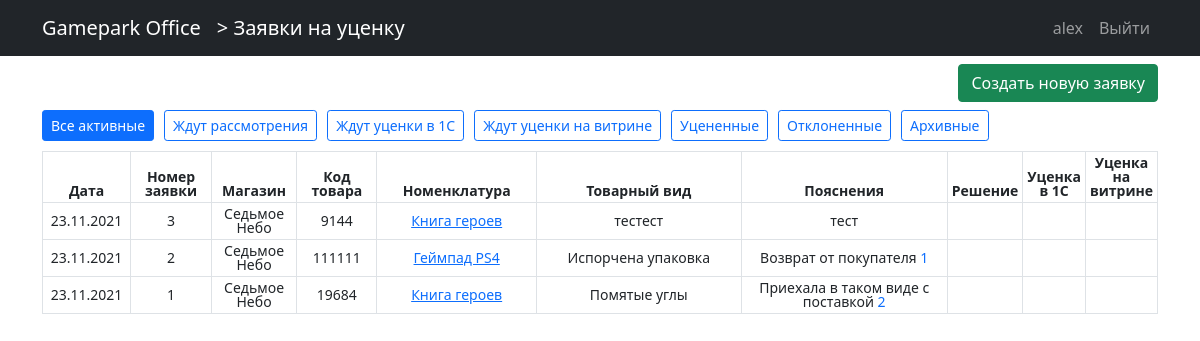
Page /zayavki/all/ (signed in) on the committed database.
### users/models.py (models this page shows)
class User(AbstractUser):
    email = models.EmailField(blank=True)
    role = models.ForeignKey(Roles, on_delete=models.PROTECT, null=True, default=None)
    shop = models.ForeignKey(Shops, on_delete=models.PROTECT, null=True, default=None, blank=True)

class Shops(models.Model):
    nameshop = models.CharField(max_length=30)
    class Meta:
        verbose_name_plural = "Магазины"
        verbose_name = "Магазин"
    def __str__(self):
        return self.nameshop

### zayavki/models.py (models this page shows, shortened)
class Zayavka(models.Model):
    user = models.ForeignKey(User, default=None, null=True, on_delete=models.PROTECT)
    data = models.DateField(auto_now_add=True)
    category = models.ForeignKey(Category, on_delete=models.PROTECT)
    code = models.CharField(max_length=10)
    name = models.CharField(max_length=100)
    description = models.TextField()
    clarification = models.TextField()
    foto1 = models.ImageField(upload_to="zayavki/foto", blank=True)
    foto2 = models.ImageField(upload_to="zayavki/foto", blank=True)
    status1 = models.BooleanField(default=False)  # одобрено
    status2 = models.BooleanField(default=False)  # отклонено
    status3 = models.BooleanField(default=False)  # уценено
    status4 = models.BooleanField(default=False)  # ценник сменен
    status5 = models.BooleanField(default=False)  # в архиве
    status6 = models.BooleanField(default=False)    # остальные поля - резервные
    clarification_of_manager = models.CharField(max_length=150, blank=True)
    class Meta:
        verbose_name_plural = "Заявки"
        verbose_name = "Заявка"
    def __str__(self) -> str:
        return self.name
    def get_count_comments(self):
        return Comments.objects.filter(object_id=self.id).count()

### zayavki/views.py (the view)
# urls.py: path("", ZayavkaFilterList.as_view(), name="zayavki_list"),
class ZayavkaFilterList(LoginRequiredMixin, ListView):
    model = Zayavka
    paginate_by = KOL_RECORDS_ON_PAGE
    template_name = "zayavki/zayavka_list.html"
    context_object_name = "zayavki"
    def get_context_data(self, **kwargs):
        context = super().get_context_data(**kwargs)
        context["title"] = "Заявки на уценку"
        context["name_page"] = "Заявки на уценку"
        context['filters'] = DICT_OF_FILTERS
        context['cur_filter'] = self.get_post_filter()
        return context
    def get_default_filter(self):
        if self.request.user.role.namerole == "Магазин":
            return DICT_OF_FILTERS["Ждут уценки на витрине"]
        elif self.request.user.role.namerole[:3] == "Мен":
            return DICT_OF_FILTERS["Ждут рассмотрения"]
        else:
            return DICT_OF_FILTERS["Все активные"]
    def get_post_filter(self):
        return self.kwargs.get('filter', self.get_default_filter())
    def get_queryset(self):
        return get_data_from_model_Zayavka(self.get_post_filter(), self.request.user)

### zayavki/templates/zayavki/zayavka_list.html (shortened to what this page needs)
{% extends 'main_page/base.html' %}
{% load  static %}
{% block css %}
    <link href= {% static 'styles.css' %} rel="stylesheet">
{% endblock css %}
{% block name_app %}
    <a class="navbar-brand flex-grow-1" href="{% url 'zayavki:zayavki_list' %}"> > Заявки на уценку</a>
{% endblock name_app %}
{% block content %}
    <div >
        <div class="row justify-content-end">
            <div class="col my-2 text-end">
                <a class="btn btn-success text-nowrap" href="{% url 'zayavki:zayavka-create' %}">Создать новую заявку</a>
            </div>
        </div>
        <div class="select_filter">
            {% for name_filter, param_filter in filters.items %}
                <div>
                    {% if cur_filter != param_filter  %}
                        <a class="btn btn-outline-primary btn-sm text-nowrap" href="{% url 'zayavki:zayavki_filter_list' param_filter%}" role="button">{{ name_filter }}</a>
                    {% else %}
                        <a class="btn btn-primary btn-sm text-nowrap" href="{% url 'zayavki:zayavki_filter_list' param_filter%}" role="button">{{ name_filter }}</a>
                    {% endif %}
                </div>
            {% endfor %}
        </div>
        <div class="table-responsive">
        <table class="table table-hover table-bordered table-sm my_table  ">
            <thead>
                <tr class="">
                    <th class="col-1">Дата</th>
                    <th class="col-1">Номер заявки</th>
                    <th class="col-1">Магазин</th>
                    <th class="col-1">Код товара</th>
                    <th class="col-2" >Номенклатура</th>
                    <th class="col-3">Товарный вид</th>
                    <th class="col-3">Пояснения</th>
                    <th class="col">Решение</th>
                    <th class="col">Уценка в 1С</th>
                    <th class="col">Уценка на витрине</th>
                </tr>
            </thead>
            <tbody>
            {%for zayavka in zayavki%}
                <tr>
                    <td>{{zayavka.data|date:"d.m.Y"}}</td>
                    <td>{{zayavka.id}}</td>
                    <td>{{zayavka.user.shop}}</td>
                    <td>{{zayavka.code}}</td>
                    <td>
                        <a href="{% url 'zayavki:zayavka-detail' zayavka.id%}"> {{zayavka}} </a>
                    </td>
                    <td>{{zayavka.description}}
                    </td>
                    <td>{{zayavka.clarification}}
                        {% if zayavka.get_count_comments > 0 %}
                        <a href="{% url 'zayavki:zayavka-detail' zayavka.id %}" class="text-decoration-none">
                            {{ zayavka.get_count_comments }}
                        </a>
                        {% endif %}
                    </td>
                    <td>
                    </td>
                    <td>
                    </td>
                    <td>
                    </td>
                </tr>
            {%endfor%}
        </tbody>
        </table>
        </div>
    </div>
{% endblock content %}

### main_page/templates/main_page/base.html (shortened to what this page needs)
{% load static %}
<!DOCTYPE html>
<html lang="en">
<head>
    <link href= {% static 'bootstrap-5/css/bootstrap.min.css' %}  rel="stylesheet">
    {% block css %}{% endblock css %}
</head>
<body>
<nav class="navbar navbar-expand-lg navbar-dark bg-dark">
    <div class="container">
        <a class="navbar-brand "
           href="{% url 'main_page:index' %}">
           Gamepark Office
        </a>
        {% block name_app %}{% endblock name_app %}
        <div class="collapse navbar-collapse flex-grow-0" id="navbarContent">
            <ul class="navbar-nav">
                {% if user.is_authenticated %}
                <li class="nav-item">
                    <a class="nav-link" href="{% url 'users:profile' %}">{{user.username }} </a>
                </li>
                    <li class="nav-item">
                        <a class="nav-link" href="{% url 'users:logout' %}">Выйти </a>
                    </li>
                {% else %}
                    <li class="nav-item">
                        <a class="nav-link" href="{% url 'users:login' %}">Войти <i class="fas fa-sign-in-alt"></i></a>
                    </li>
                {% endif %}
            </ul>
        </div>
    </div>
</nav>
<div class="container">
    {% block content %} {% endblock content %}
</div>
</body>
</html>

### static/styles.css (style rules this page uses)
.select_filter { display:flex; flex-wrap: wrap; text-decoration: none; gap:10px; margin-bottom: 10px; }
.my_table { padding-left: 3px; padding-right: 3px; font-size: 14px; line-height: 1; vertical-align: middle; text-align: center; }

### rows in the picture
User: username "alex"
Zayavka: data "23.11.2021", id "3", user.shop "Седьмое Небо", code "9144", name "Книга героев", description "тестест", clarification "тест"
Zayavka: data "23.11.2021", id "2", user.shop "Седьмое Небо", code "111111", name "Геймпад PS4", description "Испорчена упаковка", clarification "Возврат от покупателя", get_count_comments "1"
Zayavka: data "23.11.2021", id "1", user.shop "Седьмое Небо", code "19684", name "Книга героев", description "Помятые углы", clarification "Приехала в таком виде с поставкой", get_count_comments "2"

### other values in the picture
{{ name_filter }} "Все активные"
{{ name_filter }} "Ждут рассмотрения" "Ждут уценки в 1С" "Ждут уценки на витрине" "Уцененные" "Отклоненные" "Архивные"
